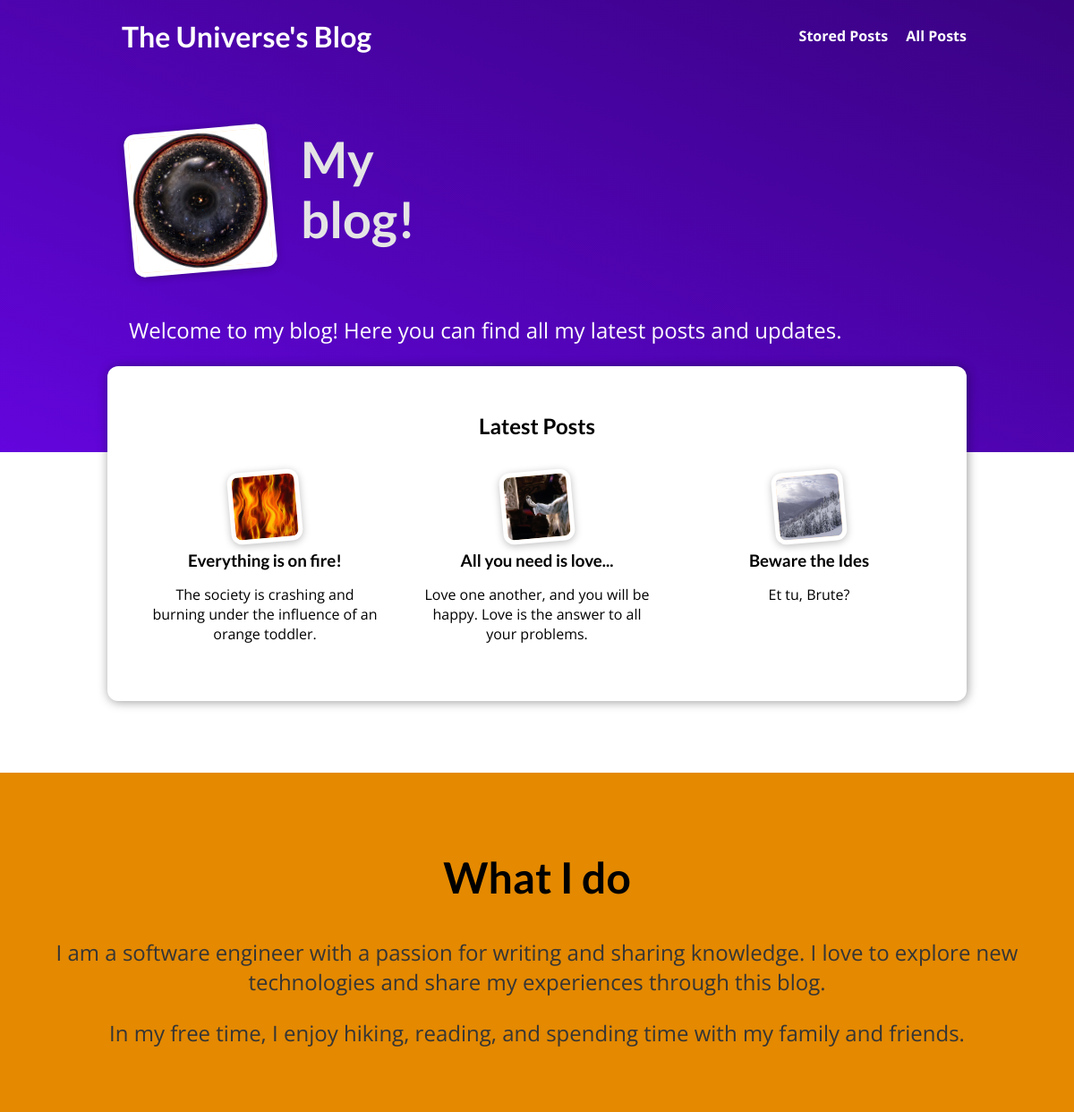
The page / on the database its author committed.
### blog/models.py (models this page shows, shortened)
class Post(models.Model):
    id = models.AutoField(auto_created=True, primary_key=True,
                          serialize=False, verbose_name='ID')
    title = models.CharField(default="", max_length=100)
    content = models.TextField(default="", blank=True)
    excerpt = models.CharField(default="", max_length=20)
    image = models.CharField(default="mountains.jpg", max_length=100)
    email = models.EmailField(default="email@server.com")
    date = models.DateField(auto_now=False)
    author = models.ForeignKey(
        Author, on_delete=models.SET_NULL, related_name="posts", null=True)
    post_slug = models.SlugField(
        null=False, db_index=True, blank=False, unique=True)
    tags = models.ManyToManyField("Tag")

### blog/views.py (the view)
# urls.py: path("", views.starting_page_view.as_view(), name="starting-page"),
class starting_page_view(ListView):
    template_name = "blog/index.html"
    model = Post
    ordering = ["-date"]
    context_object_name = "posts"
    def get_queryset(self):
        queryset = super().get_queryset()
        data = queryset[:3]
        return data

### blog/templates/blog/index.html (shortened to what this page needs)
{% extends 'base.html' %}
{% load static %}
{% block css-files %}
    <link rel="stylesheet" href="{% static 'blog/post.css' %}">
    <link rel="stylesheet" href="{% static 'blog/index.css' %}">
{% endblock %}
{% block content %}
    <section id='welcome'>
        <header>
            <img src="{% static 'blog/images/entire-observable-universe-logarithmic-illustration.jpg' %}" alt='A picture of Megan' />
            <h2>My blog!</h2>
        </header>
        <p>Welcome to my blog! Here you can find all my latest posts and updates.</p>
    </section>
    <section id='latest-posts'>
            <h2>Latest Posts</h2>
        <ul>
            {% for post in posts %}
                {% include "blog/includes/post.html" %}
            {% endfor %}
        </ul>
    </section>
    <section id='about'>
        <h2>What I do </h2>
        <p>I am a software engineer with a passion for writing and sharing knowledge.
            I love to explore new technologies and share my experiences through this blog.
        </p>
        <p>In my free time, I enjoy hiking, reading, and spending time with my family and friends.
        </p>
    </section>
{% endblock %}

### blog/templates/blog/includes/post.html
{% load static %}
<li>
    <article class="post">
        <a href="{% url "post-detail-page" post.post_slug %}">
            <img src="{% static 'blog/images/'|add:post.image %}" alt="{{ post.title }}" />
            <div class="post__content">
                <h3>{{ post.title }}</h3>
                <p>{{ post.excerpt }}
                </p>
            </div>
        </a>
    </article>
</li>

### static/app.css (style rules this page uses)
* { box-sizing: border-box; }
html { font-family: 'Open Sans', 'Lato', sans-serif; }
body { margin: 0; }
h1, h2, h3 { font-family: 'Lato', sans-serif; font-weight: bold; }

### blog/static/blog/post.css (style rules this page uses)
.post { display: flex; flex-direction: column; align-items: center; text-align: center; }
.post a { text-decoration: none; color: black; transition: all 0.2s ease; padding: 1rem; }
.post img { width: 5rem; height: 5rem; object-fit: cover; border-radius: 50%; }
.post h3 { margin: 0.25rem 0; }

### blog/static/blog/index.css (style rules this page uses)
#welcome { background: linear-gradient(to right top, #6305dd, #390281); padding: 6rem 12%; }
#welcome header { display: flex; align-items: flex-start; margin: 3rem auto; }
#welcome img { width: 10rem; height: 10rem; object-fit: cover; object-position: top; border: 5px solid white; border-radius: 12px; background-color: #ffe1bf; transform: rotateZ(-5deg); box-shadow: 0 2px 8px rgba(0, 0, 0, 0.25); }
#welcome h2 { font-size: 3.5rem; margin: 0 0 0 2rem; color: #e4e4e4; width: 10rem; }
#welcome p { color: white; font-size: 1.5rem; }
#latest-posts { background-color: white; padding: 2rem; border-radius: 12px; width: 60rem; margin: -6rem auto 2rem auto; box-shadow: 1px 1px 12px rgba(0, 0, 0, 0.4); }
#latest-posts h2 { text-align: center; }
#latest-posts ul { list-style: none; margin: 0; padding: 0; display: flex; gap: 1rem; }
#latest-posts li { flex: 1; }
#latest-posts img { width: 5rem; height: 5rem; object-fit: cover; object-position: center; border: 5px solid white; border-radius: 12px; background-color: #ffe1bf; transform: rotateZ(-5deg); box-shadow: 0 2px 8px rgba(0, 0, 0, 0.25); }
#about { text-align: center; padding: 3rem; background-color: #e48900; margin-top: 5rem; }
#about h2 { font-size: 3rem; }
#about p { font-size: 1.5rem; color: #353535; }

### rows shown on the page
Post: image (picture), title "Everything is on fire!", excerpt "The society is crashing and burning under the influence of an orange toddler."
Post: image (picture), title "All you need is love...", excerpt "Love one another, and you will be happy. Love is the answer to all your problems."
Post: image (picture), title "Beware the Ides", excerpt "Et tu, Brute?"
